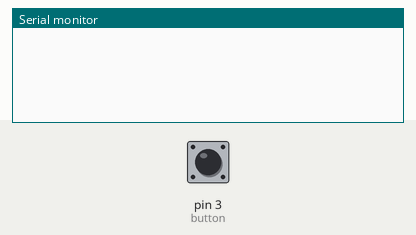
A sketch run on a simulated Arduino Uno, built with avr-gcc and run on an emulated ATmega328P. Shown: the last lines printed to the serial monitor. The inputs (shaded band) are chosen by the test bench; at power-on: pin 3 (button) LOW.

Above: at 1.2 s.
1.3 s: pin 3 (button) pulled HIGH for 0.15 s
At 2.0 s:
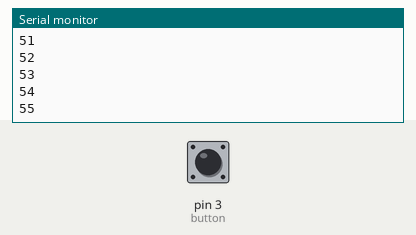
2.9 s: pin 3 (button) pulled HIGH for 1 s
At 4.5 s:
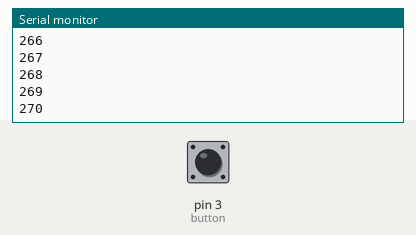
5.4 s: pin 3 (button) pulled HIGH for 0.15 s
At 6.2 s:
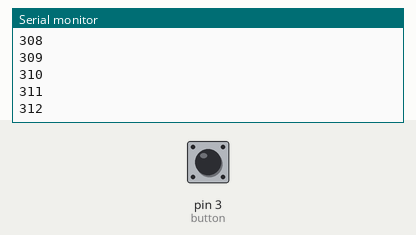
Timing chart, 0 to 8.4 s (numbered marks = the images above; inputs shaded):
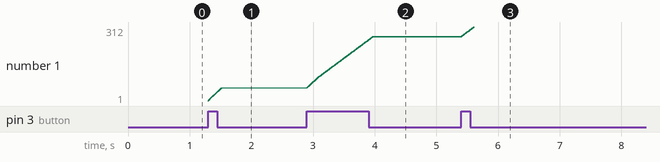

Measured:
- after the input at 1.3 s, the serial monitor: prints a new line at once (image 1)
- after the input at 2.9 s, the serial monitor: prints a new line at once (image 2)
- plotted number 1: 55 → 270 after the input at 2.9 s

The sketch:

button.ino
```cpp
const int button = 3; // BUTTON PIN
int counter = 0;
int state = LOW;

void setup() {
  pinMode(button, INPUT);
  Serial.begin(9600);
}
void loop() {
  state = digitalRead(button);
  if (state == HIGH) {
    counter++;
    Serial.println(counter);
  }
}
```
